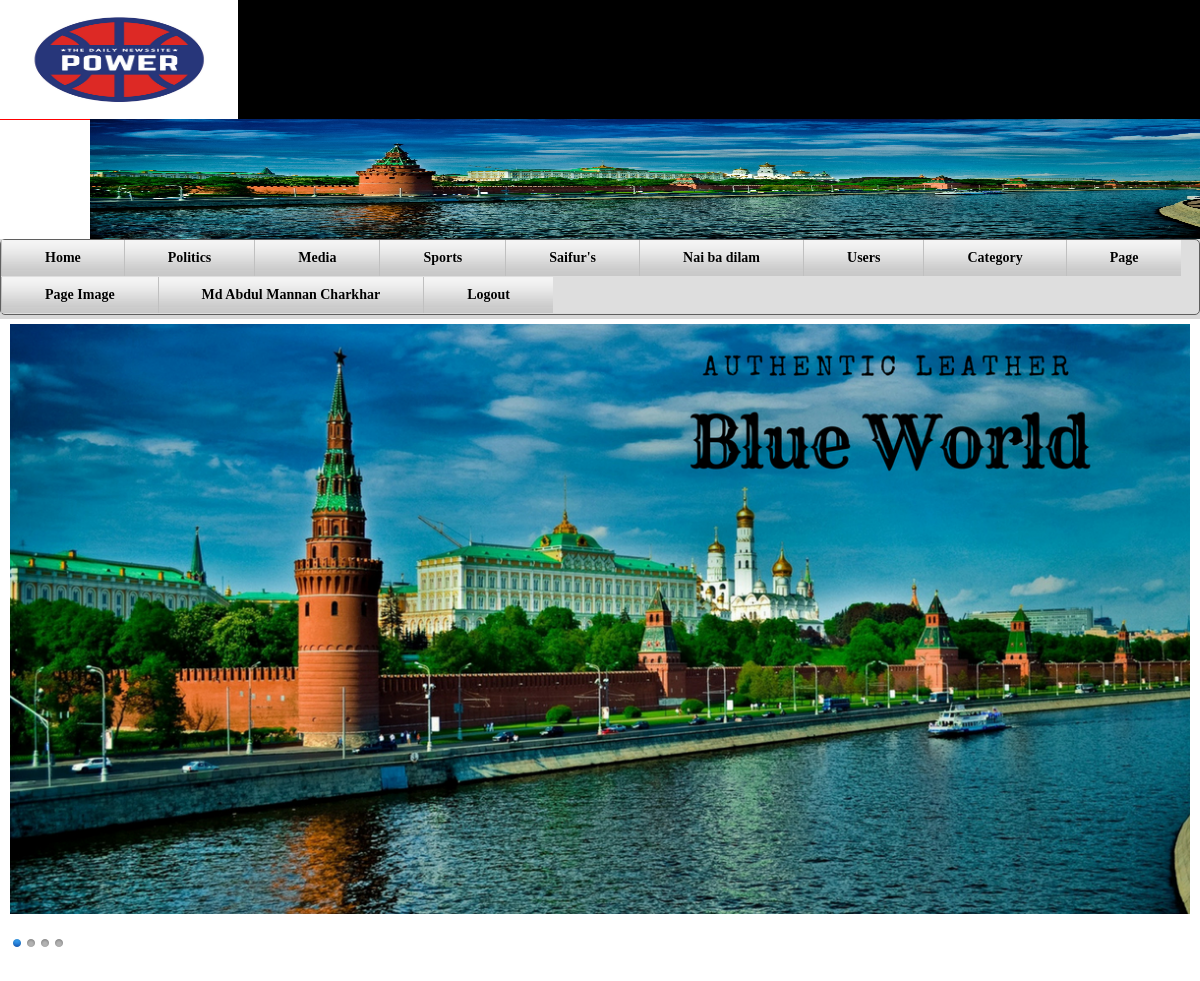
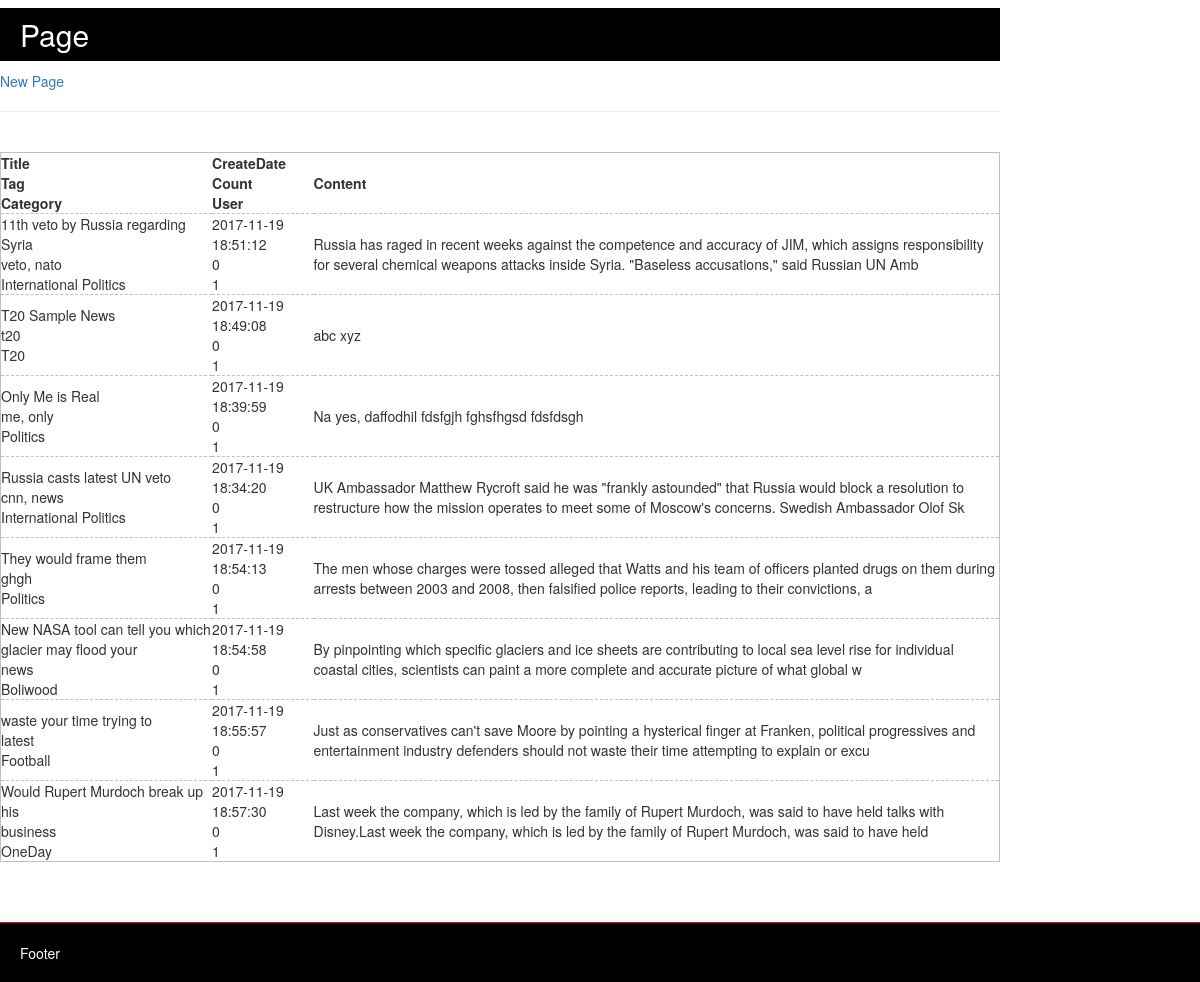
Page /?p=page (signed in) on the committed database (2 pictures, top to bottom).
### tables this page shows
CREATE TABLE `category` (
  `id` int(11) NOT NULL,
  `name` varchar(200) NOT NULL,
  `description` varchar(2000) NOT NULL,
  `categoryId` int(11) NOT NULL
);

CREATE TABLE `pages` (
  `id` int(11) NOT NULL,
  `title` varchar(2000) NOT NULL,
  `tag` varchar(200) NOT NULL,
  `createDate` datetime NOT NULL DEFAULT CURRENT_TIMESTAMP,
  `userId` int(11) NOT NULL DEFAULT '1',
  `categoryId` int(11) NOT NULL,
  `count` int(11) NOT NULL
);

### admin/page.php (the view)
<a href="?p=page_new">New Page</a><br><hr><br>
<?php
$sql = "select p.id, p.title, p.tag, p.createDate, p.userId, c.name as category, p.count
from pages as p left join category c on p.categoryId = c.id";
$table = mysqli_query($cn, $sql);
print "<table>";
print "<tr><th>Title <br> Tag <br> Category</th><th>CreateDate <br> Count<br> User</th><th>Content</th></tr>";
while($row = mysqli_fetch_assoc($table))
{
	print "<tr>";
	print "<td>".htmlentities($row["title"])."<br>".htmlentities($row["tag"])."<br>".htmlentities($row["category"])."</td>";
	print "<td>".htmlentities($row["createDate"])."<br>".htmlentities($row["count"])."<br>".htmlentities($row["userId"])."</td>";
	$fileName = "article/".str_replace(" ", "_", trim(strtolower(htmlentities($row["title"])))).".html";
	$file = fopen($fileName, "r");
	$content = fread($file, filesize($fileName));
	print "<td>". substr(strip_tags($content), 0, 200)."</td>";
	print "</tr>";
}
print "</table>";
?>

### component/menu.php (shortened to what this page needs)
<ul id="css3menu1" class="topmenu">
	<li><a href="?c=home">Home</a></li>
<?php
$cn = mysqli_connect("localhost", "root", "", "edbcms");
$sql = "select id, name from category where categoryId = 0";
$table = mysqli_query($cn, $sql);
while($row = mysqli_fetch_assoc($table))
{
	print "<li>";
	print "<a href=\"?c=article&ctg=".$row["id"]."\">".$row["name"]."</a>";
	findChild($row["id"]);
	print "</li>";
}
function findChild($pid)
{
	$cn = mysqli_connect("localhost", "root", "", "edbcms");
	$sql = "select id, name from category where categoryId = ".$pid;
	$table = mysqli_query($cn, $sql);
	while($row = mysqli_fetch_assoc($table))
	{
		findChild($row["id"]);
	}
}
	if(isset($_SESSION['type']))
	{
		print '<li><a href="?p=users">Users</a></li>
		<li><a href="?p=category">Category</a></li>
<li><a href="?p=page">Page</a></li>
<li><a href="?p=news_images">Page Image</a></li>
<li><a href="?p=myaccount">'.$_SESSION['name'].'</a></li>
<li><a href="?c=logout">Logout</a></li>';
	}
	else{
		print '<li>
<li><a href="?c=register">Register</a></li>
<li><a href="?c=login">Login</a></li>';
	}
?>
</ul>

### css/myStyle.css (style rules this page uses)
* { padding: 0px; margin: 0 auto; }
body { font-family: Cambria, Hoefler Text, Liberation Serif, Times, Times New Roman, serif; background: rgba(0,0,0,0.79); }
.menu a { display: block; margin-bottom: 1px; padding: 5px; text-align: left; background: rgba(199,88,90,0.55); text-decoration: none; color: white; font-weight: bold; }
table { float: left; min-width: 600px; border: thin solid silver; }
td, th { padding: 5px; border-bottom: dashed silver thin; text-align: left; }

### css/style.css (style rules this page uses)
ul#css3menu1,ul#css3menu1 ul { margin:0;list-style:none;padding:0;background-color:#dedede;border-width:1px;border-style:solid;border-color:#5f5f5f;-moz-border-radius:5px;-webkit-border-radius:5px;border-radius:5px; }
ul#css3menu1 li { position:relative;display:block;white-space:nowrap;font-size:0;float:left; }
ul#css3menu1 { font-size:0;z-index:999;position:relative;display:inline-block;zoom:1;padding:0; *display:inline; }
ul#css3menu1>li { margin:0; }
ul#css3menu1 a { display:block;vertical-align:middle;text-align:left;text-decoration:none;font:bold 14px Trebuchet MS;color:#000;text-shadow:#FFF 0 0 1px;cursor:pointer;padding:10px 43px;background-color:#444444;background-image:url("mainbk.png");background-repeat:repeat;background-position:0 0;border-width:0 0 0 1px;border-style:solid;border-color:#C0C0C0; }

### rows in the picture
category: name "Politics"
category: name "Media"
category: name "Sports"
category: name "Saifur's"
category: name "Nai ba dilam"
pages: title "11th veto by Russia regarding Syria", tag "veto, nato", categoryId.name "International Politics", createDate "2017-11-19 18:51:12", count "0", userId "1", title "Russia has raged in recent weeks against the competence and accuracy of JIM, which assigns responsibility for several chemical weapons attacks inside Syria. \"Baseless accusations,\" said Russian UN Amb"
pages: title "T20 Sample News", tag "t20", categoryId.name "T20", createDate "2017-11-19 18:49:08", count "0", userId "1", title "abc xyz"
pages: title "Only Me is Real", tag "me, only", categoryId.name "Politics", createDate "2017-11-19 18:39:59", count "0", userId "1", title "Na yes, daffodhil fdsfgjh fghsfhgsd fdsfdsgh"
pages: title "Russia casts latest UN veto", tag "cnn, news", categoryId.name "International Politics", createDate "2017-11-19 18:34:20", count "0", userId "1", title "UK Ambassador Matthew Rycroft said he was \"frankly astounded\" that Russia would block a resolution to restructure how the mission operates to meet some of Moscow's concerns. Swedish Ambassador Olof Sk"
pages: title "They would frame them", tag "ghgh", categoryId.name "Politics", createDate "2017-11-19 18:54:13", count "0", userId "1", title "The men whose charges were tossed alleged that Watts and his team of officers planted drugs on them during arrests between 2003 and 2008, then falsified police reports, leading to their convictions, a"
pages: title "New NASA tool can tell you which glacier may flood your", tag "news", categoryId.name "Boliwood", createDate "2017-11-19 18:54:58", count "0", userId "1", title "By pinpointing which specific glaciers and ice sheets are contributing to local sea level rise for individual coastal cities, scientists can paint a more complete and accurate picture of what global w"
pages: title "waste your time trying to", tag "latest", categoryId.name "Football", createDate "2017-11-19 18:55:57", count "0", userId "1", title "Just as conservatives can't save Moore by pointing a hysterical finger at Franken, political progressives and entertainment industry defenders should not waste their time attempting to explain or excu"
pages: title "Would Rupert Murdoch break up his", tag "business", categoryId.name "OneDay", createDate "2017-11-19 18:57:30", count "0", userId "1", title "Last week the company, which is led by the family of Rupert Murdoch, was said to have held talks with Disney.Last week the company, which is led by the family of Rupert Murdoch, was said to have held"

### other values in the picture
$_SESSION['name'] "Md Abdul Mannan Charkhar"
str_replace("_", " ", $_GET['p']) "Page"
